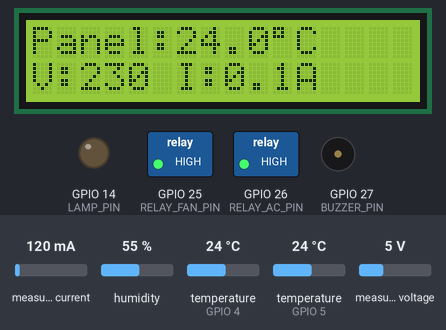
Bench run of a sketch on a simulated ESP32. Shown: 16×2 character LCD, switched loads named in the sketch (green lamp = pin HIGH), output pins drawn as LEDs (lit = HIGH), buzzer (waves = sounding, pin HIGH). The inputs (shaded band) are chosen by the test bench; at power-on: temperature (sensors on GPIO 5, GPIO 4) 24 °C, measured current 120 mA, measured voltage 5 V, humidity 55 %. WiFi joins after 1.5 s; servers stay silent unless stated; uploads are accepted with an empty reply.

Above: at 2.1 s.
2.2 s: temperature (sensor on GPIO 5) set to 29.3 °C
At 3.8 s:
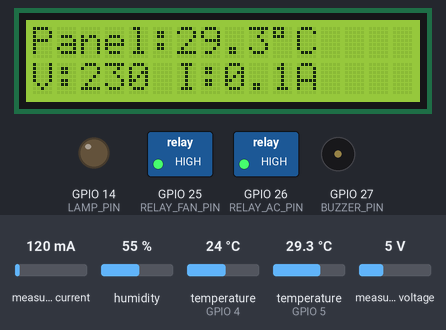
4.3 s: temperature (sensor on GPIO 5) set to 30.6 °C
At 5.6 s:
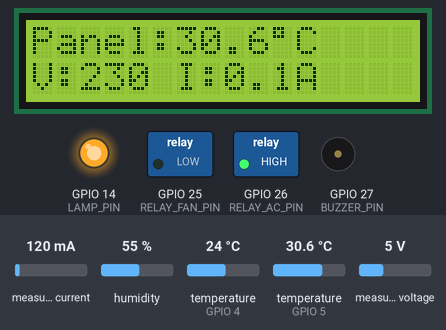
6.3 s: temperature (sensor on GPIO 5) set to 39.2 °C
At 8.2 s:
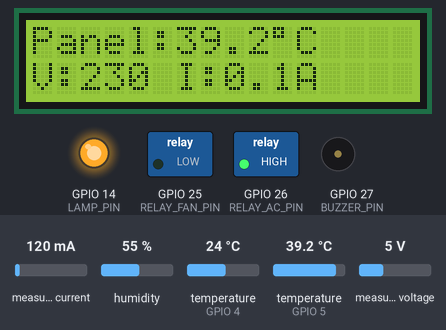
8.5 s: temperature (sensor on GPIO 5) set to 40.7 °C
At 9.7 s:
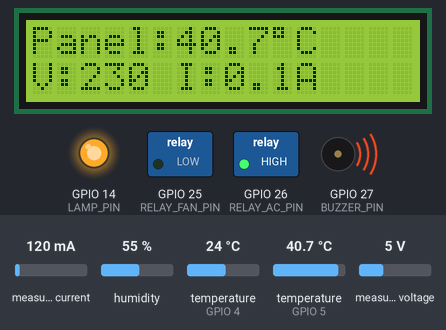
10.5 s: measured current set to 40 mA
At 11.5 s:
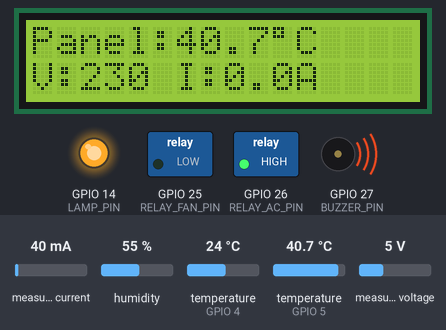
12.5 s: measured voltage set to 0.3 V
At 13.8 s:
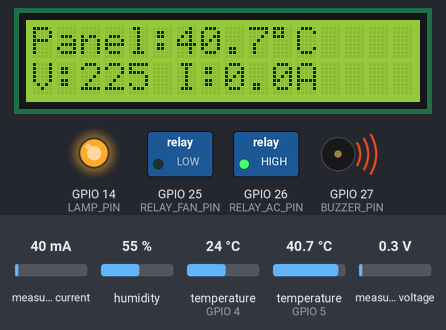
Timing chart, 0 to 15.5 s (numbered marks = the images above; inputs shaded):
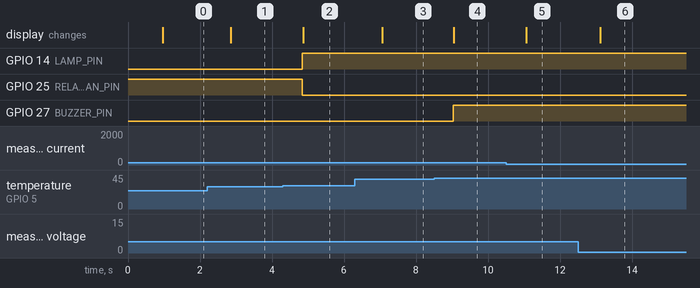

Measured:
- the behaviour switches between 29.9 and 30 °C on temperature (sensor on GPIO 5) (found by bisection; images 1 and 2)
- the behaviour switches between 39.9 and 40 °C on temperature (sensor on GPIO 5) (found by bisection; images 3 and 4)
- after the input at 2.2 s, the display: changes after 0.65 s (image 1)
- after the input at 4.3 s, GPIO 14 (LAMP_PIN): LOW → HIGH after 0.53 s; GPIO 25 (RELAY_FAN_PIN): HIGH → LOW after 0.53 s; the display: changes after 0.56 s (image 2)
- after the input at 6.3 s, the display: changes after 0.76 s (image 3)
- after the input at 8.5 s, GPIO 27 (BUZZER_PIN): LOW → HIGH after 0.53 s; the display: changes after 0.56 s (image 4)
- after the input at 10.5 s, the display: changes after 0.56 s (image 5)
- after the input at 12.5 s, the display: changes after 0.62 s (image 6)

The sketch:

panel_iot_controller.ino
```cpp
/**
 * ============================================================================
 * FIRMWARE ESP32 (SUPABASE EDITION) — DISESUAIKAN DENGAN KENDALI_AKUISISI.INO
 * ============================================================================
 * Spesifikasi Hardware & Logika (100% cocok dengan rangkaian teman Anda):
 * - Sensor: DHT22 (GPIO 4), DS18B20 (GPIO 5), PZEM-004T v3.0 (UART2 RX:16, TX:17)
 * - Layar Lokal: LCD 16x2 I2C (0x27, SDA: GPIO 21, SCL: GPIO 22)
 * - Output Relay (Active-LOW): Kipas (GPIO 25), AC Split (GPIO 26)
 * - Output Driver (Active-HIGH): Buzzer BC547 (GPIO 27), Lampu Indikator (GPIO 14)
 * - Proteksi Kompresor AC: AC_RESTART_DELAY 180 detik (3 menit)
 * - Batas Suhu Default: Kipas (ON 30C / OFF 28C), AC (ON 35C / OFF 32C), Alarm (40C)
 * - Lampu Indikator menyala otomatis saat beban (Kipas atau AC) aktif, atau saat
 *   dinyalakan manual dari dashboard.
 * ============================================================================
 */

#include <WiFi.h>
#include <HTTPClient.h>
#include <WiFiClientSecure.h>
#include <ArduinoJson.h>
#include <DHT.h>
#include <OneWire.h>
#include <DallasTemperature.h>
#include <PZEM004Tv30.h>
#include <Wire.h>
#include <LiquidCrystal_I2C.h>
#include <esp_task_wdt.h>

// Salin config.example.h menjadi config.h lalu isi kredensial WiFi & Supabase
#include "config.h"

// ----------------------------------------------------------------------------
// OBJEK SENSOR DAN MODUL
// ----------------------------------------------------------------------------
DHT dht(DHT_PIN, DHT_TYPE);
OneWire oneWire(ONE_WIRE_PIN);
DallasTemperature ds18b20(&oneWire);
PZEM004Tv30 pzem(Serial2, PZEM_RX_PIN, PZEM_TX_PIN);
LiquidCrystal_I2C lcd(LCD_ADDRESS, 16, 2);

// ----------------------------------------------------------------------------
// VARIABEL SISTEM
// ----------------------------------------------------------------------------
float airTemperature = NAN;
float panelTemperature = NAN;
float humidity = NAN;

float voltage = NAN;
float current = NAN;
float power = NAN;
float energy = NAN;
float frequency = NAN;
float powerFactor = NAN;

bool fanState = false;
bool acState = false;
bool buzzerState = false;
bool lampState = false;

String controlMode = "AUTO";
bool manualFanCommand = false;
bool manualACCommand = false;
bool manualLampCommand = false;

float thresholdFanOn = DEFAULT_FAN_ON_TEMP;
float thresholdAcOn = DEFAULT_AC_ON_TEMP;
float thresholdAlarm = DEFAULT_ALARM_TEMP;

unsigned long lastSensorRead = 0;
unsigned long lastSyncAttempt = 0;
unsigned long lastSuccessfulSync = 0;
unsigned long lastLCDUpdate = 0;
unsigned long lastWifiReconnect = 0;
unsigned long acLastOffMillis = 0;
bool hasSyncedOnce = false;

// ----------------------------------------------------------------------------
// FUNGSI RELAY & OUTPUT (PERSIS KENDALI_AKUISISI.INO)
// ----------------------------------------------------------------------------
void writeRelay(uint8_t pin, bool state) {
  if (RELAY_ACTIVE_LOW) {
    digitalWrite(pin, state ? LOW : HIGH);
  } else {
    digitalWrite(pin, state ? HIGH : LOW);
  }
}

void setFan(bool state) {
  fanState = state;
  writeRelay(RELAY_FAN_PIN, state);
}

void setAC(bool state) {
  // Perintah OFF selalu dapat dilakukan seketika
  if (!state) {
    if (acState) {
      acState = false;
      writeRelay(RELAY_AC_PIN, false);
      acLastOffMillis = millis();
    }
    return;
  }

  // Proteksi kompresor: jangan menyalakan kembali sebelum jeda 180 detik selesai
  if (!acState && (millis() - acLastOffMillis >= AC_RESTART_DELAY_MS)) {
    acState = true;
    writeRelay(RELAY_AC_PIN, true);
  }
}

void updateAlarmAndLamp() {
  // Alarm aktif jika temperatur panel mencapai batas alarm (default 40.0 C)
  buzzerState = (!isnan(panelTemperature) && panelTemperature >= thresholdAlarm);

  // Lampu indikator menyala jika salah satu beban (Kipas / AC) aktif atau diaktifkan dari web
  lampState = fanState || acState || manualLampCommand;

  // Buzzer 5V dikendalikan melalui transistor BC547 (Active-HIGH)
  digitalWrite(BUZZER_PIN, buzzerState ? HIGH : LOW);

  // GPIO 14 mengendalikan driver lampu indikator (Active-HIGH)
  digitalWrite(LAMP_PIN, lampState ? HIGH : LOW);
}

// ----------------------------------------------------------------------------
// PEMBACAAN SENSOR
// ----------------------------------------------------------------------------
void readSensors() {
  float h = dht.readHumidity();
  float t = dht.readTemperature();
  if (!isnan(h)) humidity = h;
  if (!isnan(t)) airTemperature = t;

  ds18b20.requestTemperatures();
  float panelT = ds18b20.getTempCByIndex(0);
  if (panelT != DEVICE_DISCONNECTED_C && panelT > -55.0f && panelT < 125.0f) {
    panelTemperature = panelT;
  }

  voltage = pzem.voltage();
  current = pzem.current();
  power = pzem.power();
  energy = pzem.energy();
  frequency = pzem.frequency();
  powerFactor = pzem.pf();
}

// ----------------------------------------------------------------------------
// KENDALI OTOMATIS & MANUAL + FAIL-SAFE
// ----------------------------------------------------------------------------
void automaticControl() {
  if (isnan(panelTemperature)) {
    setFan(false);
    setAC(false);
    updateAlarmAndLamp();
    return;
  }

  float fanOffTemp = thresholdFanOn - HYSTERESIS_FAN_C;
  float acOffTemp = thresholdAcOn - HYSTERESIS_AC_C;

  // Kendali kipas dengan hysteresis (Default: ON >= 30C, OFF <= 28C)
  if (panelTemperature >= thresholdFanOn) {
    setFan(true);
  } else if (panelTemperature <= fanOffTemp) {
    setFan(false);
  }

  // Kendali AC dengan hysteresis (Default: ON >= 35C, OFF <= 32C)
  if (panelTemperature >= thresholdAcOn) {
    setAC(true);
  } else if (panelTemperature <= acOffTemp) {
    setAC(false);
  }

  updateAlarmAndLamp();
}

void manualControl() {
  setFan(manualFanCommand);
  setAC(manualACCommand);

  // Fail-Safe Overheat: jika di mode MANUAL suhu panel menembus batas alarm, paksa pendingin ON
  if (!isnan(panelTemperature) && panelTemperature >= thresholdAlarm) {
    setFan(true);
    setAC(true);
  }

  updateAlarmAndLamp();
}

void evaluateControl() {
  bool wifiConnected = (WiFi.status() == WL_CONNECTED);
  bool cloudOffline = (!hasSyncedOnce) || ((millis() - lastSuccessfulSync) > OFFLINE_FAILSAFE_MS);

  // Jika koneksi terputus > 15 detik, jalankan kendali otomatis lokal demi keamanan panel
  if (controlMode == "AUTO" || !wifiConnected || cloudOffline) {
    automaticControl();
  } else {
    manualControl();
  }
}

// ----------------------------------------------------------------------------
// TAMPILAN LCD 16x2 I2C (PERSIS KENDALI_AKUISISI.INO)
// ----------------------------------------------------------------------------
void updateLCD() {
  lcd.clear();

  lcd.setCursor(0, 0);
  lcd.print("Panel:");
  if (isnan(panelTemperature)) {
    lcd.print("--.-");
  } else {
    lcd.print(panelTemperature, 1);
  }
  lcd.print((char)223);
  lcd.print("C");

  lcd.setCursor(0, 1);
  lcd.print("V:");
  if (isnan(voltage)) {
    lcd.print("---");
  } else {
    lcd.print(voltage, 0);
  }

  lcd.print(" I:");
  if (isnan(current)) {
    lcd.print("--.-");
  } else {
    lcd.print(current, 1);
  }
  lcd.print("A");
}

// ----------------------------------------------------------------------------
// SINKRONISASI 2-ARAH KE SUPABASE RPC
// ----------------------------------------------------------------------------
void syncWithSupabase() {
  if (WiFi.status() != WL_CONNECTED) return;

  WiFiClientSecure client;
  client.setInsecure();

  HTTPClient http;
  String endpoint = String(SUPABASE_URL) + "/rest/v1/rpc/sync_esp32_telemetry";
  if (!http.begin(client, endpoint)) return;

  http.setTimeout(5000);
  http.addHeader("Content-Type", "application/json");
  http.addHeader("apikey", SUPABASE_ANON_KEY);
  http.addHeader("Authorization", String("Bearer ") + SUPABASE_ANON_KEY);

  JsonDocument payload;
  payload["p_device_id"] = DEVICE_ID;
  if (strlen(DEVICE_SECRET_KEY) > 0) {
    payload["p_device_key"] = DEVICE_SECRET_KEY;
  }

  if (isnan(voltage)) payload["p_voltage"] = nullptr;
  else payload["p_voltage"] = roundf(voltage * 100.0f) / 100.0f;

  payload["p_current"] = isnan(current) ? 0.0f : roundf(current * 1000.0f) / 1000.0f;
  payload["p_power"] = isnan(power) ? 0.0f : roundf(power * 100.0f) / 100.0f;
  payload["p_energy"] = isnan(energy) ? 0.0f : roundf(energy * 1000.0f) / 1000.0f;
  payload["p_frequency"] = isnan(frequency) ? 0.0f : roundf(frequency * 10.0f) / 10.0f;
  payload["p_power_factor"] = isnan(powerFactor) ? 0.0f : roundf(powerFactor * 100.0f) / 100.0f;
  payload["p_temp_air"] = isnan(airTemperature) ? 0.0f : roundf(airTemperature * 10.0f) / 10.0f;
  payload["p_temp_panel"] = isnan(panelTemperature) ? 0.0f : roundf(panelTemperature * 10.0f) / 10.0f;
  payload["p_humidity"] = isnan(humidity) ? 0.0f : roundf(humidity * 10.0f) / 10.0f;
  payload["p_actual_mode"] = controlMode;
  payload["p_actual_fan"] = fanState;
  payload["p_actual_ac"] = acState;
  payload["p_actual_buzzer"] = buzzerState;
  payload["p_actual_lamp"] = lampState;
  payload["p_uptime_seconds"] = (unsigned long)(millis() / 1000UL);
  payload["p_wifi_connected"] = true;
  payload["p_wifi_rssi"] = WiFi.RSSI();

  String body;
  serializeJson(payload, body);

  int httpCode = http.POST(body);
  if (httpCode >= 200 && httpCode < 300) {
    JsonDocument resDoc;
    if (!deserializeJson(resDoc, http.getString())) {
      String modeFromServer = resDoc["target_mode"] | "AUTO";
      modeFromServer.toUpperCase();
      if (modeFromServer == "AUTO" || modeFromServer == "MANUAL") {
        controlMode = modeFromServer;
      }
      manualFanCommand = resDoc["target_fan"] | false;
      manualACCommand = resDoc["target_ac"] | false;
      manualLampCommand = resDoc["target_lamp"] | false;
      thresholdFanOn = resDoc["temp_threshold_fan"] | DEFAULT_FAN_ON_TEMP;
      thresholdAcOn = resDoc["temp_threshold_ac"] | DEFAULT_AC_ON_TEMP;
      thresholdAlarm = resDoc["temp_threshold_alarm"] | DEFAULT_ALARM_TEMP;

      hasSyncedOnce = true;
      lastSuccessfulSync = millis();
      Serial.printf("[SYNC OK] Mode: %s | Panel: %.1f C | Fan:%d AC:%d\n",
                    controlMode.c_str(), panelTemperature, fanState, acState);
    }
  } else {
    Serial.printf("[HTTP ERR] %d: %s\n", httpCode, http.getString().c_str());
  }
  http.end();
}

// ----------------------------------------------------------------------------
// KONEKSI WIFI NON-BLOCKING
// ----------------------------------------------------------------------------
void maintainWiFi() {
  if (WiFi.status() == WL_CONNECTED) return;
  unsigned long now = millis();
  if (now - lastWifiReconnect >= 10000UL) {
    lastWifiReconnect = now;
    Serial.println("Menghubungkan ulang WiFi...");
    WiFi.disconnect(false);
    WiFi.begin(WIFI_SSID, WIFI_PASSWORD);
  }
}

// ----------------------------------------------------------------------------
// SETUP & LOOP
// ----------------------------------------------------------------------------
void setup() {
  Serial.begin(115200);

  pinMode(RELAY_FAN_PIN, OUTPUT);
  pinMode(RELAY_AC_PIN, OUTPUT);
  pinMode(BUZZER_PIN, OUTPUT);
  pinMode(LAMP_PIN, OUTPUT);

  writeRelay(RELAY_FAN_PIN, false);
  writeRelay(RELAY_AC_PIN, false);
  digitalWrite(BUZZER_PIN, LOW);
  digitalWrite(LAMP_PIN, LOW);

  acLastOffMillis = millis();

  dht.begin();
  ds18b20.begin();

  Wire.begin(LCD_SDA, LCD_SCL);
  lcd.init();
  lcd.backlight();
  lcd.setCursor(0, 0);
  lcd.print("Sistem Panel");
  lcd.setCursor(0, 1);
  lcd.print("Memulai...");

  WiFi.mode(WIFI_STA);
  WiFi.setAutoReconnect(true);
  WiFi.begin(WIFI_SSID, WIFI_PASSWORD);

#if defined(ESP_ARDUINO_VERSION_MAJOR) && ESP_ARDUINO_VERSION_MAJOR >= 3
  esp_task_wdt_config_t wdt_config = {
    .timeout_ms = 20000,
    .idle_core_mask = (1 << portNUM_PROCESSORS) - 1,
    .trigger_panic = true
  };
  esp_task_wdt_init(&wdt_config);
#else
  esp_task_wdt_init(20, true);
#endif
  esp_task_wdt_add(NULL);

  readSensors();
  evaluateControl();
  updateLCD();
}

void loop() {
  esp_task_wdt_reset();
  unsigned long now = millis();

  maintainWiFi();

  if (now - lastSensorRead >= SENSOR_INTERVAL_MS) {
    lastSensorRead = now;
    readSensors();
    evaluateControl();
  }

  if (now - lastSyncAttempt >= SYNC_INTERVAL_MS) {
    lastSyncAttempt = now;
    syncWithSupabase();
    evaluateControl();
  }

  if (now - lastLCDUpdate >= LCD_INTERVAL_MS) {
    lastLCDUpdate = now;
    updateLCD();
  }
}
```

config.example.h
```cpp
#ifndef CONFIG_H
#define CONFIG_H

// ============================================================================
// KONFIGURASI FIRMWARE ESP32 (DISESUAIKAN 100% DENGAN KENDALI_AKUISISI.INO)
// Salin file ini menjadi "config.h" dan isi kredensial WiFi & Supabase Anda.
// ============================================================================

// 1. Kredensial WiFi
#define WIFI_SSID           "NAMA_WIFI_ANDA"
#define WIFI_PASSWORD       "PASSWORD_WIFI_ANDA"

// 2. Kredensial Supabase Backend
#define SUPABASE_URL        "https://PROJECT_ID_ANDA.supabase.co"
#define SUPABASE_ANON_KEY   "SUPABASE_ANON_PUBLIC_KEY_ANDA"

// 3. Identitas Perangkat (DEVICE_SECRET_KEY opsional, biarkan "" jika tanpa kunci)
#define DEVICE_ID           "panel-utama-01"
#define DEVICE_SECRET_KEY   ""

// 4. Definisi Pinout GPIO ESP32 (Sesuai Hardware Asli Kendali_akuisisi.ino)
#define DHT_PIN             4     // Sensor Suhu Udara & Kelembapan (DHT22)
#define DHT_TYPE            DHT22
#define ONE_WIRE_PIN        5     // Sensor Suhu Panel (DS18B20 1-Wire)

// Serial Hardware 2 (UART2) untuk Sensor Kelistrikan PZEM-004T v3.0
#define PZEM_RX_PIN         16    // RX ESP32 (Hubungkan ke TX PZEM-004T)
#define PZEM_TX_PIN         17    // TX ESP32 (Hubungkan ke RX PZEM-004T)

// LCD I2C 16x2
#define LCD_SDA             21
#define LCD_SCL             22
#define LCD_ADDRESS         0x27  // Umum: 0x27 atau 0x3F

// Pin Output Relay & Indikator (Sesuai Hardware Asli)
#define RELAY_ACTIVE_LOW    true  // Relay Kipas & AC menggunakan logika Active-LOW
#define RELAY_FAN_PIN       25    // Relay Kipas Pendingin Panel
#define RELAY_AC_PIN        26    // Relay AC Split

// Buzzer (Transistor BC547) & Lampu Indikator menggunakan logika Active-HIGH
#define BUZZER_PIN          27    // Buzzer 5V via transistor BC547 (HIGH = ON)
#define LAMP_PIN            14    // Driver lampu indikator beban (HIGH = ON)

// 5. Batas Temperatur Default & Proteksi Kompresor AC (Sesuai Kendali_akuisisi.ino)
#define DEFAULT_FAN_ON_TEMP   30.0f
#define DEFAULT_FAN_OFF_TEMP  28.0f
#define DEFAULT_AC_ON_TEMP    35.0f
#define DEFAULT_AC_OFF_TEMP   32.0f
#define DEFAULT_ALARM_TEMP    40.0f
#define HYSTERESIS_FAN_C      2.0f   // Selisih ON (30C) dan OFF (28C)
#define HYSTERESIS_AC_C       3.0f   // Selisih ON (35C) dan OFF (32C)

// Jeda minimum 180 detik (3 menit) sebelum AC boleh dinyalakan kembali
#define AC_RESTART_DELAY_MS   180000UL

// 6. Interval Pembacaan & Sinkronisasi
#define SENSOR_INTERVAL_MS    2000UL   // Baca sensor setiap 2 detik
#define SYNC_INTERVAL_MS      3000UL   // Sinkronisasi Supabase setiap 3 detik
#define LCD_INTERVAL_MS       2000UL   // Update LCD 16x2 setiap 2 detik
#define OFFLINE_FAILSAFE_MS   15000UL  // Fallback ke AUTO jika internet putus > 15 detik

#endif
```
